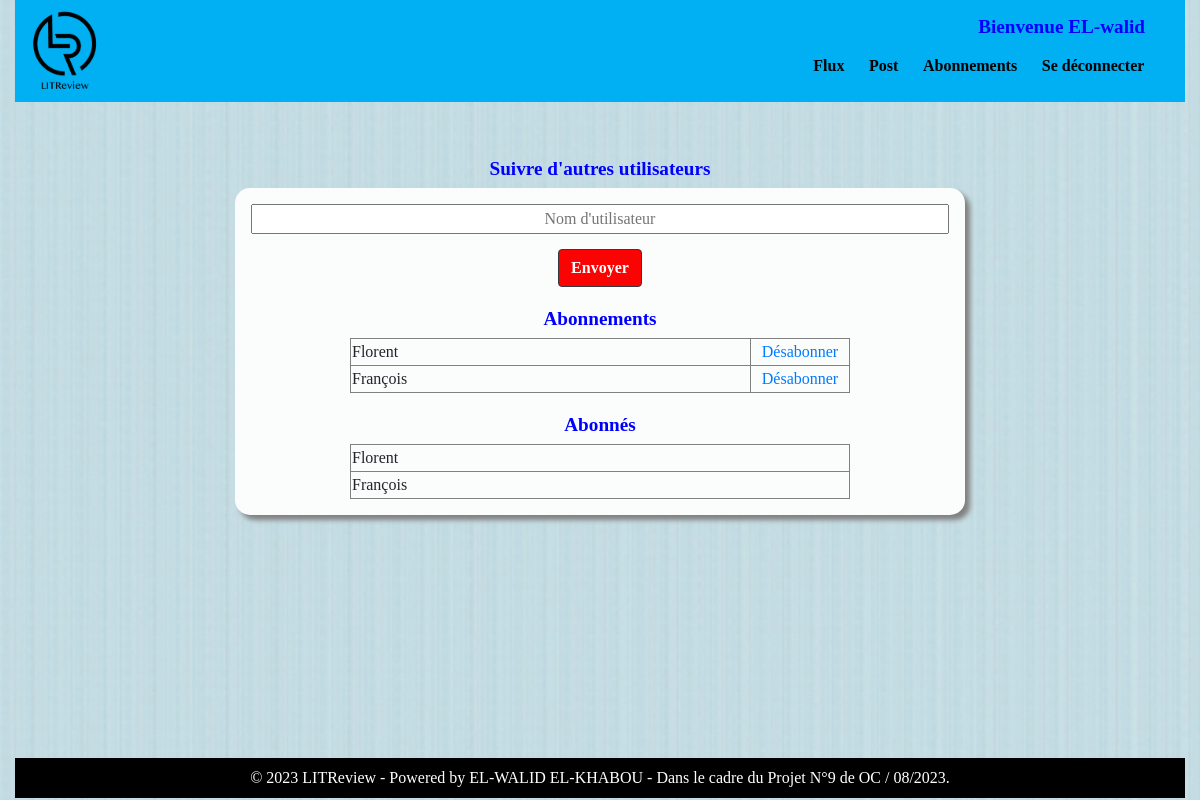
Page /Abonnements/ (signed in) on the committed database.
### authentication/models.py (models this page shows)
class User(AbstractUser):
    def __str__(self):
        return self.username

### blog/views.py (the view, shortened to what this page needs)
# urls.py: path('Abonnements/', views.subscript_page, name='subscrip'),
@login_required
def subscript_page(request):
    message = ""
    form = forms.UserFollowing()
    followed_users = [x.followed_user for x in UserFollows.objects.filter(user=request.user)]
    followers = [x.user for x in UserFollows.objects.filter(followed_user=request.user)]
    context = {
            'form': form,
            'followed_users': followed_users,
            'followers': followers,
            'user': request.user,
            'message': message
        }
    return render(request, 'blog/subscrip.html', context=context)

### blog/forms.py
class UserFollowing(forms.Form):
    followed_user = forms.CharField(
        label="",
        widget=forms.TextInput(attrs={'class': 'text-center', "style": "width: 100%;", "placeholder": "Nom d'utilisateur"})
    )

### blog/templates/blog/subscrip.html (shortened to what this page needs)
{% extends "blog/base.html" %}
{% block content %}
    <h1 class="follow_user">Suivre d'autres utilisateurs</h1>
    <div class="content_style follow_page">
        <form method="post">
            {{ form }}
            <button class="btn btn-outline-dark" type="submit">Envoyer</button>
        </form>
        <div class="follow">
            <h1>Abonnements</h1>
            <table class="tab_follower" width="500" border="1" style="border-collapse:collapse">
                <tbody>
                    {% for user in followed_users %}
                        <tr>
                            <td class="tab_follow">{{ user.username }}</td>
                            <td><a href="{% url 'unsubscrip' user.id %}">Désabonner</a></td>
                        </tr>
                    {% endfor %}
                </tbody>
            </table>
        </div>
        <div class="follow">
            <h1>Abonnés</h1>
            <table class="tab_follower" width="500" border="1" style="border-collapse:collapse">
                <tbody>
                    {% for user in followers %}
                        <tr>
                            <td class="tab_follow">{{ user.username }}</td>
                        </tr>
                    {% endfor %}
                </tbody>
            </table>
        </div>
    </div>
{% endblock content %}

### blog/templates/blog/base.html (shortened to what this page needs)
<!DOCTYPE html>
{% load static %}
<html lang="fr">
  <head>
      <link rel="stylesheet" href="https://cdnjs.cloudflare.com/ajax/libs/normalize/8.0.1/
        normalize.min.css">
      <link rel="stylesheet" href="{% static 'blog/css/bootstrap.min.css' %}">
      <link rel="stylesheet" href="{% static 'blog/css/styles.css' %}">
  </head>
  <body>
        <div class="container-fluid block_page">
            <header>
                <nav>
                    <div class="blog_logo">
                        <img src="{% static 'blog/image/logo.png' %}" alt="LOGO" width="100" >
                    </div>
                    <div class="brain-right">
                        <div class="current_user">
                            <h1>Bienvenue {{user}}</h1>
                        </div>
                        <ul class="navbar">
                            <li><a href="{% url 'flux' %}">Flux</a></li>
                            <li><a href="{% url 'post' %}">Post</a></li>
                            <li><a href="{% url 'subscrip' %}">Abonnements</a></li>
                            <li><a href="{% url 'logout' %}">Se déconnecter</a></li>
                        </ul>
                    </div>
                 </nav>
            </header>
            <div class="container block_blog">
                <div class="row">
                    <div class="col-md-2"></div>
                    <div class="col-md-8">
                        {% block content %}{% endblock content %}
                    </div>
                    <div class="col-md-2"></div>
                </div>
            </div>
            <footer>
                <h2> © 2023 LITReview - Powered by EL-WALID EL-KHABOU - Dans le cadre du Projet N°9 de OC / 08/2023.</h2>
            </footer>
        </div>
  </body>
</html>

### blog/static/blog/css/styles.css (style rules this page uses)
body { margin: 0; display: flex; min-height: 100vh; }
.block_page { display: flex; flex-direction: column; min-height: 99%; font-family: 'Bricolage Grotesque'; background-color: #FDFEFE; background-image: url("../image/background.jpg"); background-size: cover; background-position: top; background-repeat: no-repeat; }
header { width: 100%; min-height: 100px; position: relative; z-index: 120; background-color: #01aff3; }
.block_blog { flex: 1; }
footer { background-color:black; text-align: center; margin-bottom: 2px; padding-top: 10px; height: 40px; color: white; font-weight: 900; font-family: 'Bricolage Grotesque'; }
h1 { font-size: 1.2em; margin-top: 15px; color: blue; font-weight: 900; }
h2 { font-size: 1em; }
.content_style { background-color: #FBFCFC; box-shadow: 5px 5px 5px grey; border-radius: 15px; padding: 1em; margin-bottom: 20px; }
nav { display: flex; justify-content: space-between; align-items: center; background-color: #01aff3; position: relative; width: 100%; font-size: 1em; }
.navbar li { display: inline-block; margin-right: 0.6em; }
.navbar li a { text-decoration: none; color: #000000; font-weight: bold; margin-left: 15px; }
.brain-right { display: flex; flex-direction: column; justify-content: space-between; text-align: right; padding-right: 15px; min-height: 100px; }
.current_user { font-size: 1em; margin-right: 25px; padding: 0; color: white; }
.block_blog { margin-top: 40px; }
.follow_page, .follow_user { align-items: center; text-align:center; }
.tab_follower { margin:auto; }
.follow { margin-top: 20px; }
.tab_follow { width: 400px; text-align: left; }
.container-fluid { width: 100%; margin-right: auto; margin-left: auto; }
img { vertical-align: middle; border-style: none; padding: 2px 15px; }
button.btn.btn-outline-dark { color: white; background-color: #fb0303; background-image: none; border-color: #343a40; font-weight: 900; margin-top: 15px; }

### rows in the picture
User: username "EL-walid"
User: username "Florent"
User: username "François"
